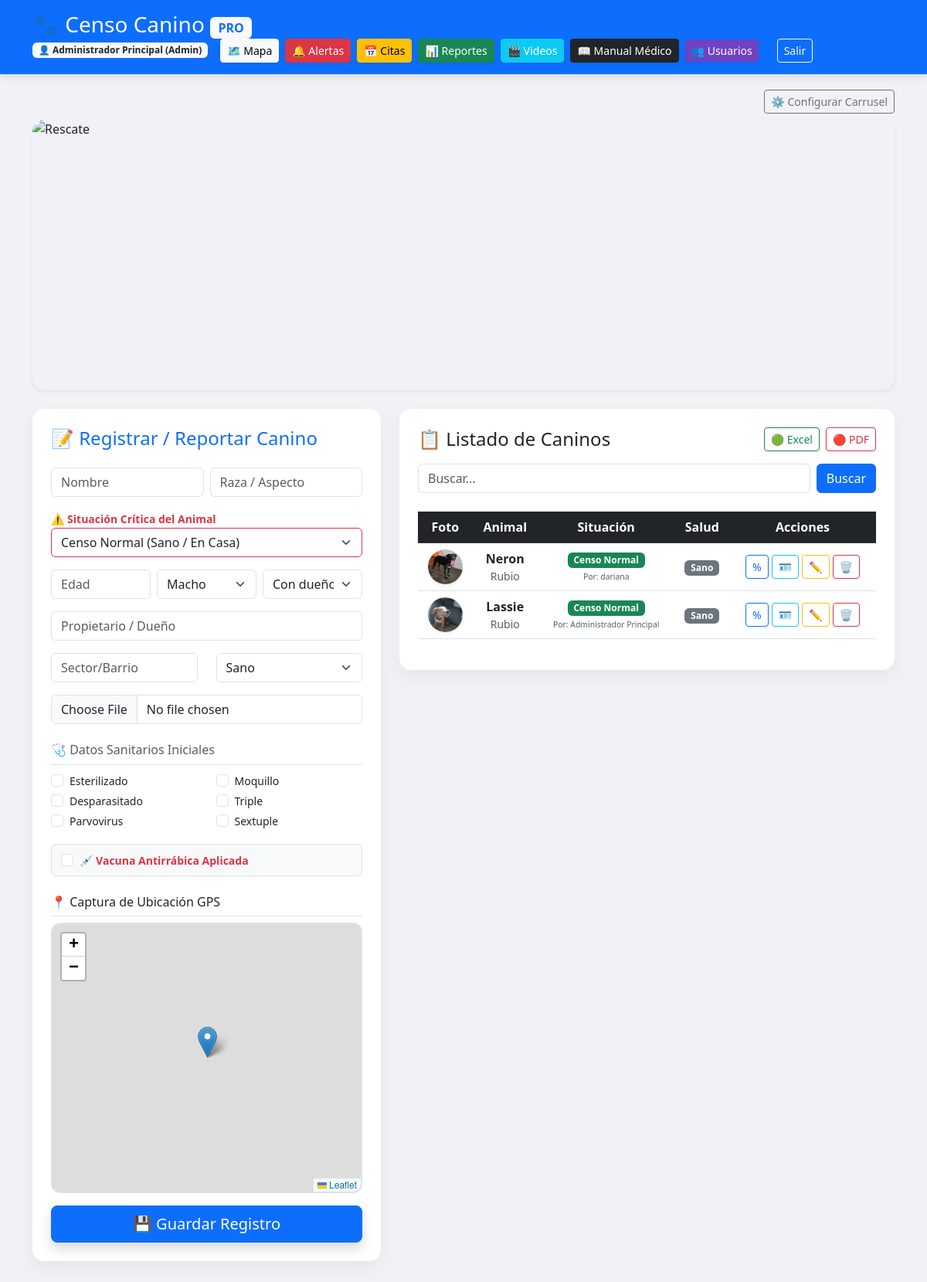
/ (signed in), run on the app's committed database.
### app.py (models this page shows)
class Usuario(UserMixin, db.Model):
    id = db.Column(db.Integer, primary_key=True)
    username = db.Column(db.String(50), unique=True, nullable=False)
    password = db.Column(db.String(200), nullable=False)
    rol = db.Column(db.String(20), default='Ciudadano')
    nombre = db.Column(db.String(100))
    apellido = db.Column(db.String(100))
    cedula = db.Column(db.String(20))
    whatsapp = db.Column(db.String(20))
    direccion = db.Column(db.Text)

class Canino(db.Model):
    id = db.Column(db.Integer, primary_key=True)
    consultas = db.relationship('Consulta', backref='paciente', lazy=True, cascade="all, delete-orphan")
    citas = db.relationship('Cita', backref='paciente', lazy=True, cascade="all, delete-orphan")
    vacunas_historial = db.relationship('Vacuna', backref='paciente', lazy=True, cascade="all, delete-orphan")
    foto = db.Column(db.String(200)); nombre = db.Column(db.String(100)); raza = db.Column(db.String(100))
    edad = db.Column(db.String(50)); sexo = db.Column(db.String(20)); estado_tenencia = db.Column(db.String(50))
    nombre_propietario = db.Column(db.String(100)); estado_salud = db.Column(db.String(100)); sector = db.Column(db.String(100))
    latitud = db.Column(db.Float); longitud = db.Column(db.Float)
    situacion = db.Column(db.String(100), default='Censo Normal')
    reportado_por = db.Column(db.String(100))
    esterilizado = db.Column(db.Boolean, default=False); desparasitado = db.Column(db.Boolean, default=False)
    vacuna_parvovirus = db.Column(db.Boolean, default=False); vacuna_moquillo = db.Column(db.Boolean, default=False)
    vacuna_triple = db.Column(db.Boolean, default=False); vacuna_sextuple = db.Column(db.Boolean, default=False)
    vacuna_antirrabica = db.Column(db.Boolean, default=False)

### app.py (the view, shortened to what this page needs)
@app.route('/', methods=['GET', 'POST'])
@login_required
def inicio():
    p = request.args.get('page', 1, type=int); b = request.args.get('buscar')
    q = Canino.query.filter(Canino.nombre.contains(b) | Canino.nombre_propietario.contains(b) | Canino.sector.contains(b)) if b else Canino.query
    paginacion = q.order_by(Canino.id.desc()).paginate(page=p, per_page=10, error_out=False)
    return render_template('index.html', caninos=paginacion, busqueda=b, carrusel=Carrusel.query.all())

### app.py (called while the page is built)
@login_manager.user_loader
def load_user(user_id): return Usuario.query.get(int(user_id))

### templates/index.html (shortened to what this page needs)
<!DOCTYPE html>
<html lang="es">
<head>
    <link href="https://cdn.jsdelivr.net/npm/bootstrap@5.3.0/dist/css/bootstrap.min.css" rel="stylesheet">
    <link rel="stylesheet" href="https://unpkg.com/leaflet@1.9.4/dist/leaflet.css" />
</head>
<body>
<nav class="navbar-custom">
    <div class="container d-flex justify-content-between align-items-center flex-wrap">
        <h3 class="m-0 mb-2 mb-md-0">🐾 Censo Canino <span class="badge bg-light text-primary fs-6">PRO</span></h3>
        <div class="d-flex gap-2 flex-wrap align-items-center">
            <span class="badge bg-light text-dark me-2">👤 {{ current_user.nombre }} ({{ current_user.rol }})</span>
            <a href="/mapa_general" class="btn btn-light shadow-sm btn-sm">🗺️ Mapa</a>
            <a href="/alertas" class="btn btn-danger shadow-sm btn-sm">🔔 Alertas</a>
            <a href="/citas" class="btn btn-warning shadow-sm btn-sm">📅 Citas</a>
            <a href="/reportes" class="btn btn-success shadow-sm btn-sm">📊 Reportes</a>
            <a href="/videos" class="btn btn-info text-white shadow-sm btn-sm">🎬 Videos</a>
            <a href="/manual" class="btn btn-dark shadow-sm btn-sm">📖 Manual Médico</a>
            {% if current_user.rol == 'Admin' %}
            <a href="/usuarios" class="btn btn-dark shadow-sm btn-sm bg-purple" style="background: #6f42c1; border: none;">👥 Usuarios</a>
            {% endif %}
            <a href="/logout" class="btn btn-outline-light ms-md-3 btn-sm">Salir</a>
        </div>
    </div>
</nav>
<div class="container mb-5">
    {% if current_user.rol == 'Admin' %}
    <div class="text-end mb-2">
        <button type="button" class="btn btn-sm btn-outline-secondary" data-bs-toggle="modal" data-bs-target="#modalCarrusel">
            ⚙️ Configurar Carrusel
        </button>
    </div>
    {% endif %}
    <div id="bannerInstitucional" class="carousel slide shadow-sm mb-4" data-bs-ride="carousel" style="border-radius: 15px; overflow: hidden;">
      <div class="carousel-inner">
        {% if carrusel %}
            {% for foto in carrusel %}
            <div class="carousel-item {% if loop.first %}active{% endif %}" data-bs-interval="3000">
              <img src="{{ url_for('static', filename='uploads/' + foto.imagen) }}" class="d-block w-100" alt="Evidencia">
            </div>
            {% endfor %}
        {% else %}
            <div class="carousel-item active">
              <img src="https://images.unsplash.com/photo-1548199973-03cce0bbc87b?auto=format&fit=crop&w=1200&h=300&q=80" class="d-block w-100" alt="Rescate">
            </div>
        {% endif %}
      </div>
    </div>
    <div class="row">
        <div class="col-lg-5">
            <div class="card card-form p-4 sticky-top" style="top: 20px;">
                <h4 class="mb-4 text-primary">📝 Registrar / Reportar Canino</h4>
                <form method="POST" action="/" enctype="multipart/form-data">
                    <div class="row g-2 mb-3">
                        <div class="col-md-6"><input type="text" name="nombre" class="form-control" placeholder="Nombre"></div>
                        <div class="col-md-6"><input type="text" name="raza" class="form-control" placeholder="Raza / Aspecto" required></div>
                    </div>
                    <div class="mb-3">
                        <label class="fw-bold small text-danger">⚠️ Situación Crítica del Animal</label>
                        <select name="situacion" class="form-select border-danger" required>
                            <option value="Censo Normal">Censo Normal (Sano / En Casa)</option>
                        </select>
                    </div>
                    <div class="row g-2 mb-3">
                        <div class="col-md-4"><input type="text" name="edad" class="form-control" placeholder="Edad" required></div>
                        <div class="col-md-4">
                            <select name="sexo" class="form-select">
                                <option value="Macho">Macho</option><option value="Hembra">Hembra</option>
                            </select>
                        </div>
                        <div class="col-md-4">
                            <select name="estado_tenencia" class="form-select">
                                <option value="Con dueño">Con dueño</option><option value="Callejero">Callejero</option>
                            </select>
                        </div>
                    </div>
                    <input type="text" name="nombre_propietario" class="form-control mb-3" placeholder="Propietario / Dueño">
                    <div class="row mb-3">
                        <div class="col-md-6"><input type="text" name="sector" class="form-control" placeholder="Sector/Barrio" required></div>
                        <div class="col-md-6">
                            <select name="estado_salud" class="form-select">
                                <option value="Sano">Sano</option><option value="Enfermo">Enfermo</option><option value="En Tratamiento">En Tratamiento</option>
                            </select>
                        </div>
                    </div>
                    <input type="file" name="foto" class="form-control mb-3" accept="image/*">
                    <h6 class="mt-4 border-bottom pb-2 text-muted">🩺 Datos Sanitarios Iniciales</h6>
                    <div class="row mb-3">
                        <div class="col-6">
                            <div class="form-check"><input type="checkbox" name="esterilizado" class="form-check-input"> <label class="small">Esterilizado</label></div>
                            <div class="form-check"><input type="checkbox" name="desparasitado" class="form-check-input"> <label class="small">Desparasitado</label></div>
                            <div class="form-check"><input type="checkbox" name="vacuna_parvovirus" class="form-check-input"> <label class="small">Parvovirus</label></div>
                        </div>
                        <div class="col-6">
                            <div class="form-check"><input type="checkbox" name="vacuna_moquillo" class="form-check-input"> <label class="small">Moquillo</label></div>
                            <div class="form-check"><input type="checkbox" name="vacuna_triple" class="form-check-input"> <label class="small">Triple</label></div>
                            <div class="form-check"><input type="checkbox" name="vacuna_sextuple" class="form-check-input"> <label class="small">Sextuple</label></div>
                        </div>
                    </div>
                    <div class="form-check mb-4 p-2 bg-light border rounded">
                        <input type="checkbox" name="vacuna_antirrabica" class="form-check-input ms-1">
                        <label class="ms-2 text-danger fw-bold small">💉 Vacuna Antirrábica Aplicada</label>
                    </div>
                    <h6 class="mt-2 border-bottom pb-2">📍 Captura de Ubicación GPS</h6>
                    <div id="map-registro" class="mb-3"></div>
                    <button type="submit" class="btn btn-primary btn-lg w-100 shadow">💾 Guardar Registro</button>
                </form>
            </div>
        </div>
        <div class="col-lg-7">
            <div class="card card-form p-4 mb-4">
                <div class="d-flex justify-content-between align-items-center mb-3">
                    <h4 class="m-0">📋 Listado de Caninos</h4>
                    {% if current_user.rol == 'Admin' %}
                    <div class="d-flex gap-2">
                        <a href="/exportar" class="btn btn-outline-success btn-sm">🟢 Excel</a>
                        <a href="/descargar_pdf" class="btn btn-outline-danger btn-sm">🔴 PDF</a>
                    </div>
                    {% endif %}
                </div>
                <form method="GET" action="/" class="d-flex mb-4 gap-2">
                    <input type="text" name="buscar" class="form-control" placeholder="Buscar..." value="{{ busqueda or '' }}">
                    <button type="submit" class="btn btn-primary">Buscar</button>
                </form>
                <div class="table-responsive">
                    <table class="table table-hover align-middle">
                        <thead class="table-dark text-center">
                            <tr>
                                <th>Foto</th><th>Animal</th><th>Situación</th><th>Salud</th><th>Acciones</th>
                            </tr>
                        </thead>
                        <tbody class="text-center">
                            {% for perro in caninos.items %}
                            <tr>
                                <td>
                                    {% if perro.foto %}
                                        <img src="{{ url_for('static', filename='uploads/' + perro.foto) }}" width="45" height="45" class="rounded-circle shadow-sm" style="object-fit: cover;">
                                    {% else %}
                                        <div class="bg-light rounded-circle d-flex align-items-center justify-content-center m-auto" style="width:45px; height:45px;">🐶</div>
                                    {% endif %}
                                </td>
                                <td>
                                    <div class="fw-bold">{{ perro.nombre or 'S/N' }}</div>
                                    <div class="small text-muted">{{ perro.sector }}</div>
                                </td>
                                <td>
                                    <span class="badge {% if 'Normal' in perro.situacion %}bg-success{% else %}bg-danger{% endif %}">{{ perro.situacion }}</span>
                                    <div class="text-muted mt-1" style="font-size: 0.65rem;">Por: {{ perro.reportado_por }}</div>
                                </td>
                                <td><span class="badge bg-secondary">{{ perro.estado_salud }}</span></td>
                                <td>
                                    <div class="d-flex gap-1 justify-content-center">
                                        <a href="/historial/{{ perro.id }}" class="btn btn-outline-primary btn-sm">%</a>
                                        <a href="/carnet/{{ perro.id }}" class="btn btn-outline-info btn-sm">🪪</a>
                                        {% if current_user.rol == 'Admin' %}
                                        <a href="/editar/{{ perro.id }}" class="btn btn-outline-warning btn-sm">✏️</a>
                                        <a href="/eliminar/{{ perro.id }}" class="btn btn-outline-danger btn-sm" onclick="return confirm('¿Borrar?')">🗑️</a>
                                        {% endif %}
                                    </div>
                                </td>
                            </tr>
                            {% else %}
                            <tr><td colspan="5" class="p-4 text-muted">No hay registros cargados.</td></tr>
                            {% endfor %}
                        </tbody>
                    </table>
                </div>
            </div>
        </div>
    </div>
</div>
</body>
</html>

### templates/index.html (style rules this page uses)
body { background-color: #f0f2f5; font-family: 'Segoe UI', sans-serif; }
.navbar-custom { background: #0d6efd; color: white; padding: 15px; margin-bottom: 20px; box-shadow: 0 4px 10px rgba(0,0,0,0.1); }
.card-form { border: none; border-radius: 15px; box-shadow: 0 10px 25px rgba(0,0,0,0.05); }
#map-registro { height: 350px; border-radius: 12px; border: 2px solid #dee2e6; z-index: 1; width: 100%; }
.carousel-item img { height: 350px; object-fit: cover; border-radius: 15px; }

### data on the page
Usuario: nombre "Administrador Principal", rol "Admin"
Canino: foto (picture), nombre "Neron", sector "Rubio", situacion "Censo Normal", reportado_por "dariana", estado_salud "Sano"
Canino: foto (picture), nombre "Lassie", sector "Rubio", situacion "Censo Normal", reportado_por "Administrador Principal", estado_salud "Sano"
